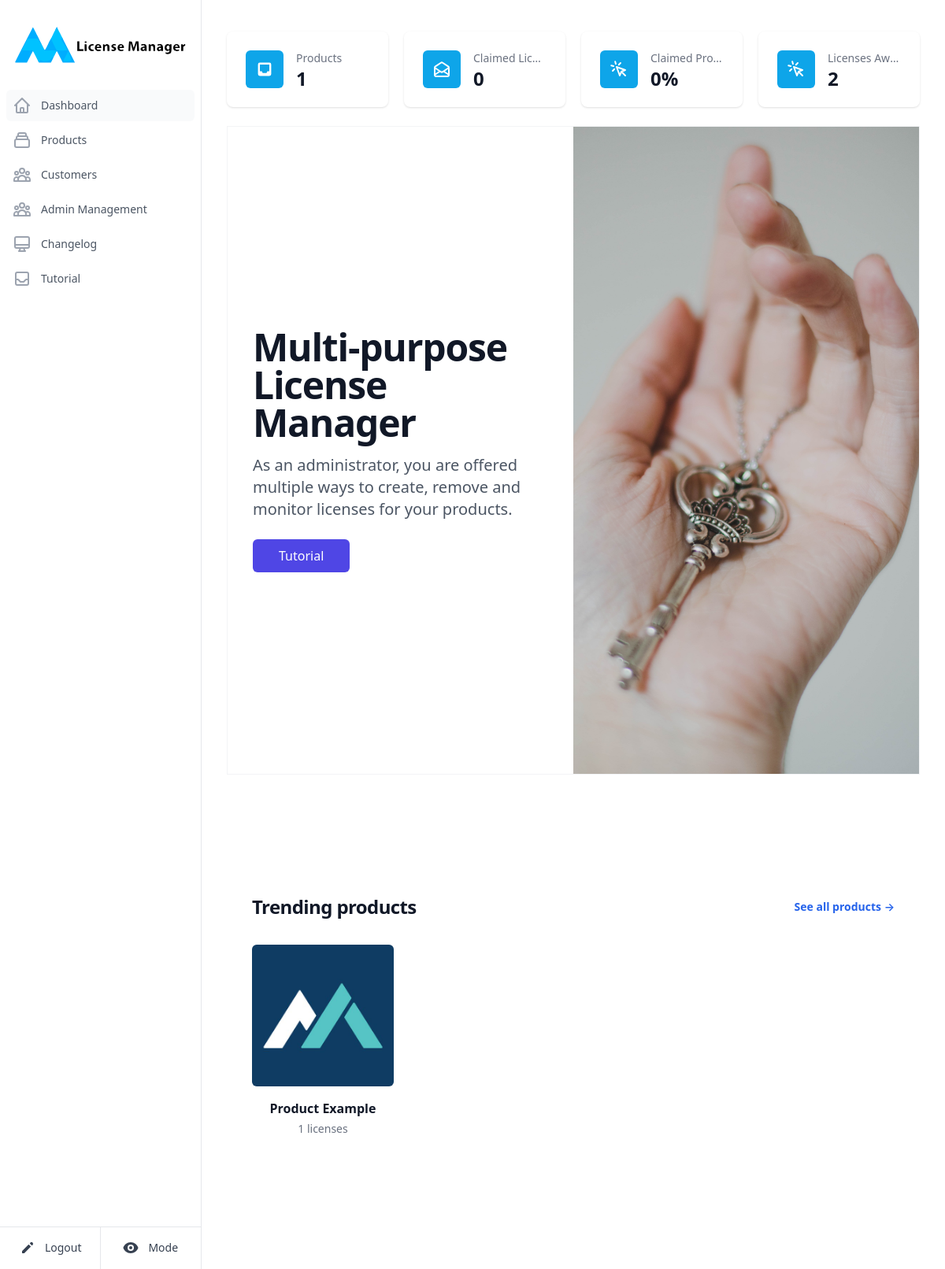
The page /dashboard (signed in) on the database its author committed.
### bin/models.py (models this page shows)
class Product(db.Model):
    __tablename__ = "product"
    id = db.Column( db.Integer, primary_key=True )
    name = db.Column( db.String(100), unique=True )
    category = db.Column( db.String(100) )
    image = db.Column( db.String(150) , nullable=False )
    details = db.Column( db.String(1000) )
    privateK = db.Column(db.String(1100), unique=True)
    publicK = db.Column(db.String(1100), unique=True)
    apiK = db.Column( db.String(100), unique=True )
    keys = db.relationship('Key', cascade='all,delete', backref='product')

### bin/main.py (the view)
@main.route('/dashboard')
@login_required
def cpanel():
    productList = DBAPI.getProductsByPopularity()
    activated, awaitingApproval = DBAPI.getKeyStatistics()
    if( activated == 0 and awaitingApproval == 0 ):
        ratio = 100
    else:
        ratio = ( activated / (activated + awaitingApproval) ) * 100
    return render_template('cpanel.html', productList = productList, activated = activated, awaitingApproval = awaitingApproval, ratio = round(ratio), mode = request.cookies.get('mode'))

### bin/databaseAPI.py (called while the page is built)
def getProductsByPopularity():
    return db.engine.execute("""SELECT * FROM product LEFT JOIN (SELECT productid as licenses FROM Key) on licenses = product.id GROUP BY licenses ORDER BY licenses DESC""").fetchall()

def getKeyStatistics():
    activated = Key.query.filter_by(status=1).count()
    awaitingApproval = Key.query.filter_by(status=0).count()
    return activated, awaitingApproval

### bin/templates/cpanel.html (shortened to what this page needs)
{% extends "base.html" %}
{% block first %}text-gray-600 bg-gray-50 dark:bg-gray-700{% endblock %}
{% block content %}
<dl class="grid grid-cols-4 gap-5">
	<div class="relative dark:bg-slate-800 pt-5 px-4 pb-12 sm:pt-6 sm:px-6 shadow rounded-lg overflow-hidden max-h-24">
		<dt>
			<div class="absolute bg-sky-500 dark:bg-sky-600 rounded-md p-3">
				<svg xmlns="http://www.w3.org/2000/svg" class="h-6 w-6 text-white" viewBox="0 0 20 20" fill="currentColor">
					<path fill-rule="evenodd" d="M5 3a2 2 0 00-2 2v10a2 2 0 002 2h10a2 2 0 002-2V5a2 2 0 00-2-2H5zm0 2h10v7h-2l-1 2H8l-1-2H5V5z" clip-rule="evenodd" />
				</svg>
			</div>
			<p class="ml-16 text-sm font-medium text-gray-500 truncate dark:text-gray-300">Products</p>
		</dt>
		<dd class="ml-16 pb-6 flex items-baseline sm:pb-7">
			<p class="text-2xl font-semibold text-gray-900 dark:text-gray-100">{{productList|length}}</p>
		</dd>
	</div>
	<div class="relative dark:bg-slate-800 pt-5 px-4 pb-12 sm:pt-6 sm:px-6 shadow rounded-lg overflow-hidden max-h-24">
		<dt>
			<div class="absolute bg-sky-500 dark:bg-sky-600 rounded-md p-3">
			</div>
			<p class="ml-16 text-sm font-medium text-gray-500 truncate dark:text-gray-300">Claimed Licenses</p>
		</dt>
		<dd class="ml-16 pb-6 flex items-baseline sm:pb-7">
			<p class="text-2xl font-semibold text-gray-900 dark:text-gray-100">{{activated}}</p>
		</dd>
	</div>
	<div class="relative dark:bg-slate-800 pt-5 px-4 pb-12 sm:pt-6 sm:px-6 shadow rounded-lg overflow-hidden max-h-24">
		<dt>
			<div class="absolute bg-sky-500 dark:bg-sky-600 rounded-md p-3">
			</div>
			<p class="ml-16 text-sm font-medium text-gray-500 truncate dark:text-gray-300">Claimed Proportion</p>
		</dt>
		<dd class="ml-16 pb-6 flex items-baseline sm:pb-7">
			<p class="text-2xl font-semibold text-gray-900 dark:text-gray-100">{{ratio}}%</p>
		</dd>
	</div>
	<div class="relative dark:bg-slate-800 pt-5 px-4 pb-12 sm:pt-6 sm:px-6 shadow rounded-lg overflow-hidden max-h-24">
		<dt>
			<div class="absolute bg-sky-500 dark:bg-sky-600 rounded-md p-3">
			</div>
			<p class="ml-16 text-sm font-medium text-gray-500 truncate dark:text-gray-300">Licenses Awaiting Activation</p>
		</dt>
		<dd class="ml-16 pb-6 flex items-baseline sm:pb-7">
			<p class="text-2xl font-semibold text-gray-900 dark:text-gray-100">{{awaitingApproval}}</p>
		</dd>
	</div>
</dl>
<div class="relative mt-6 mb-6 border border-gray-100 dark:border-slate-900">
	<div aria-hidden="true" class="hidden absolute w-1/2 h-full lg:block"></div>
	<div class="relative bg-transparent dark:bg-slate-900">
	  <div class="max-w-7xl mx-auto px-4 sm:px-6 lg:px-8 lg:grid lg:grid-cols-2">
		<div class="max-w-2xl mx-auto py-24 lg:py-64 lg:max-w-none">
		  <div class="lg:pr-16">
			<h1 class="text-4xl font-extrabold tracking-tight text-gray-900 sm:text-5xl xl:text-6xl dark:text-gray-200">Multi-purpose License Manager</h1>
			<p class="mt-4 text-xl text-gray-600 dark:text-gray-500">As an administrator, you are offered multiple ways to create, remove and monitor licenses for your products. </p>
			<div class="mt-6">
			  <a href="{{ url_for('main.tutorial') }}" class="inline-block bg-indigo-600 border border-transparent py-2 px-8 rounded-md font-medium text-white hover:bg-indigo-700">Tutorial</a>
			</div>
		  </div>
		</div>
	  </div>
	</div>
	<div class="w-full h-48 sm:h-64 lg:absolute lg:top-0 lg:right-0 lg:w-1/2 lg:h-full">
	  	<img src="{{ url_for('static', filename='dashboardImage.jpg') }}" alt="" class="w-full h-full object-center object-cover">
	</div>
</div>
<section aria-labelledby="trending-heading" class="bg-white dark:bg-slate-900">
	<div class="py-16 sm:py-24 lg:max-w-7xl lg:mx-auto lg:py-32 lg:px-8">
	  <div class="px-4 flex items-center justify-between sm:px-6 lg:px-0">
		<h2 id="trending-heading" class="text-2xl font-extrabold tracking-tight text-gray-900 dark:text-gray-300">Trending products</h2>
		<a href="#" class="hidden sm:block text-sm font-semibold text-blue-600 hover:text-blue-500">See all products<span aria-hidden="true"> &rarr;</span></a>
	  </div>
	  <div class="mt-8 relative">
		<div class="relative w-full overflow-x-auto">
		  <ul role="list" class="mx-4 inline-flex space-x-8 sm:mx-6 lg:mx-0 lg:space-x-0 lg:grid lg:grid-cols-4 lg:gap-x-8">
			{% for product in productList %}
				{% if product.licenses != None %}
					<li class="w-64 inline-flex flex-col text-center lg:w-auto">
						<div class="group relative">
							<div class="w-full bg-gray-200 rounded-md overflow-hidden aspect-w-1 aspect-h-1">
								<img src="{{product.image}}" class="w-full h-full object-center object-cover group-hover:opacity-75">
							</div>
							<div class="mt-4">
								<h3 class="mb-1 font-semibold text-gray-900 dark:text-slate-200">
									<a href="#">
										<span class="absolute inset-0"></span>
										{{product.name}}
									</a>
								</h3>
								<p class="text-sm text-gray-500">{{product.licenses}} licenses</p>
							</div>
						</div>
					</li>
				{% endif %}
			{% endfor %}
		  </ul>
		</div>
	  </div>
	</div>
</section>
{% endblock %}

### rows shown on the page
Product: image (placeholder picture), name "Product Example", licenses "1"

### other values the page prints
{{ productList|length }} "1"
{{ activated }} "0"
{{ ratio }} "0"
{{ awaitingApproval }} "2"
